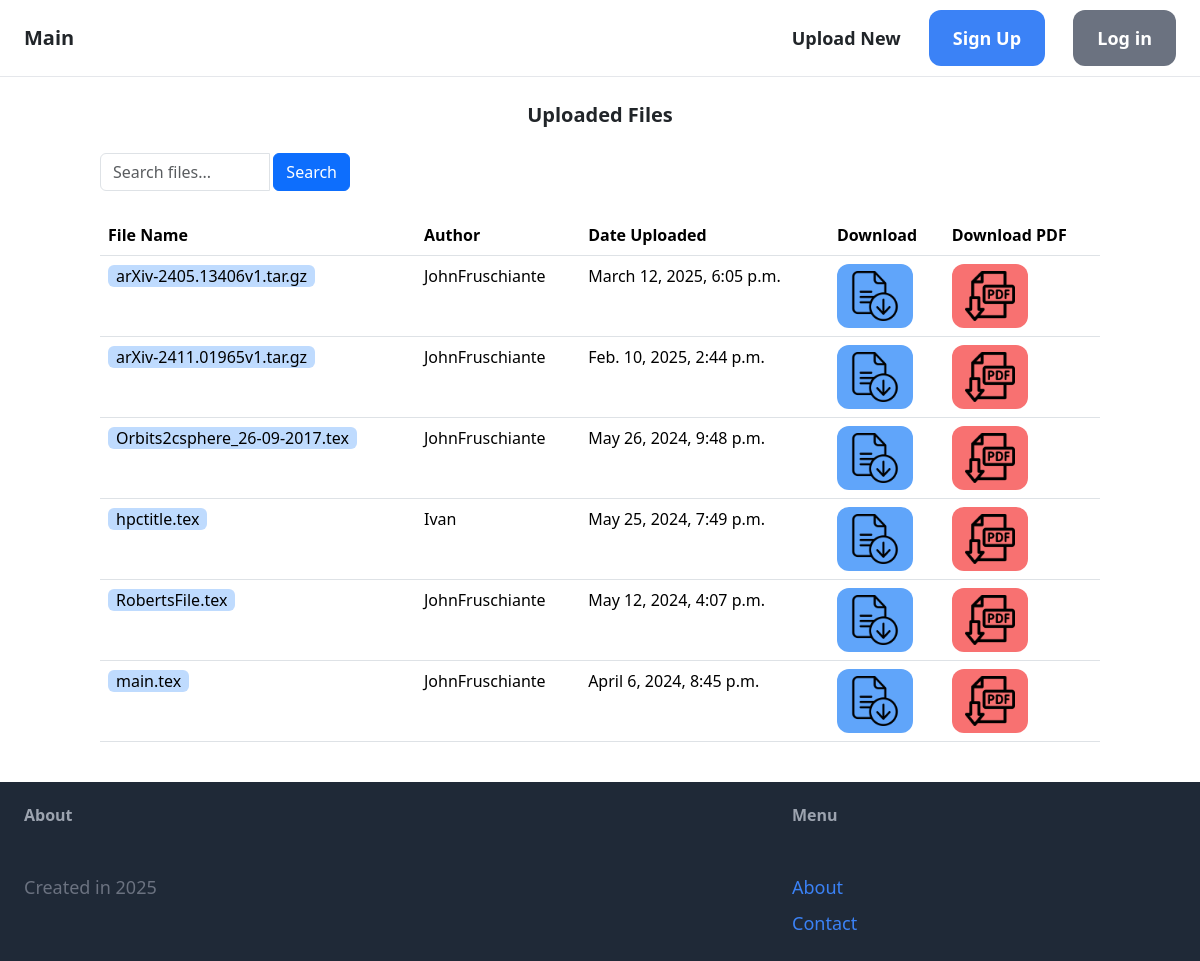
The app's page /, older data.
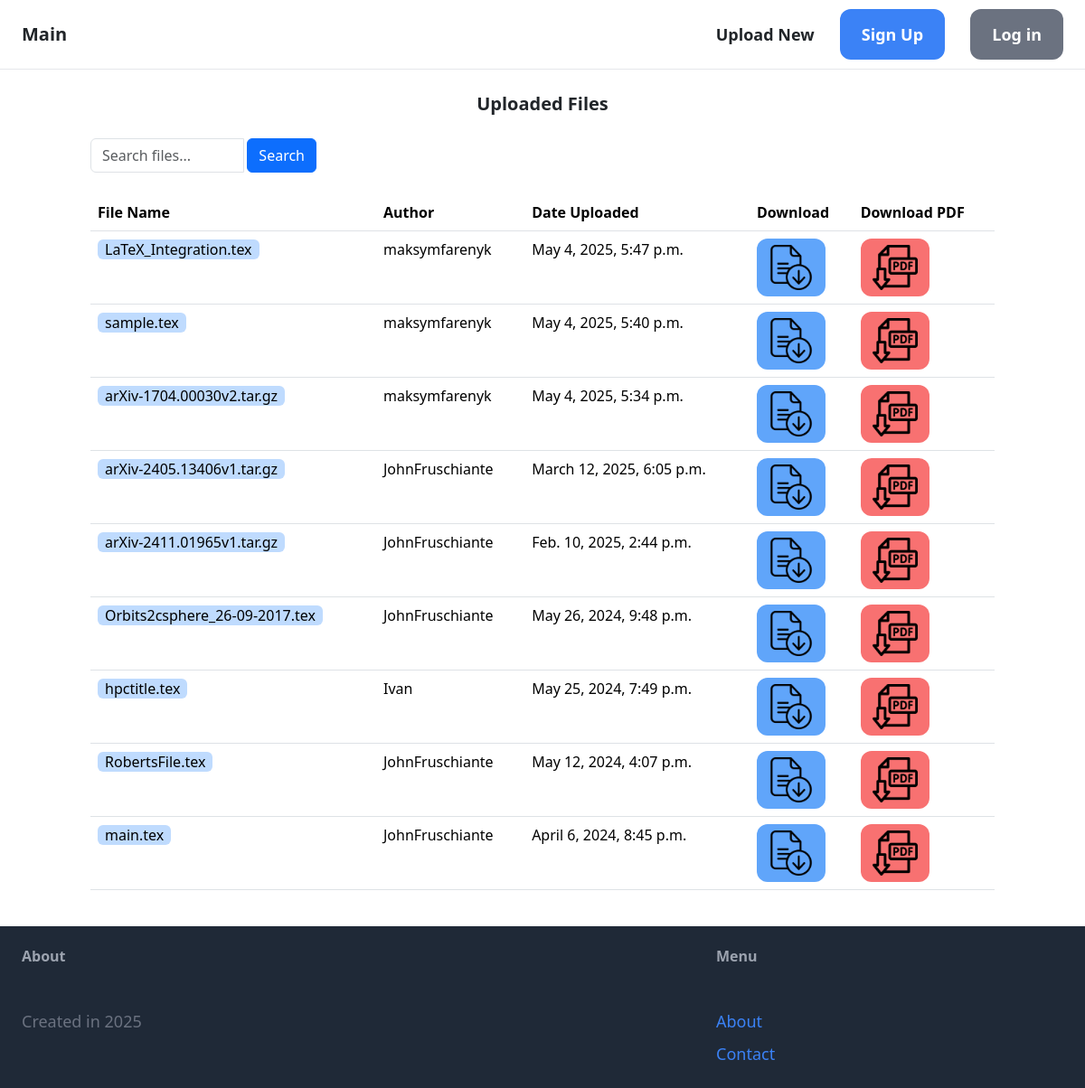
The same page, newer data.
### core/models.py (models this page shows, shortened)
class UploadedFile(models.Model):
    user = models.ForeignKey(User, on_delete=models.CASCADE)
    file = models.FileField(upload_to='')
    display_name = models.CharField(max_length=255)
    upload_date = models.DateTimeField(auto_now_add=True)
    version = models.PositiveIntegerField(default=1)

### core/views.py (the view)
# urls.py: path('', index, name='index'),
def index(request):
    latest_files = UploadedFile.objects.filter(
        version=Subquery(
            UploadedFile.objects.filter(display_name=OuterRef('display_name')).order_by('-version').values('version')[
            :1]
        )
    ).order_by('-upload_date')
    return render(request, 'core/index.html', {'latest_files': latest_files})

### core/templates/core/index.html (shortened to what this page needs)
{% extends 'core/base.html' %}
{% block content %}
<div class="container">
     <center>
         <h1 class="text-xl mb-4"><strong>Uploaded Files</strong></h1>
     </center>
        <div class="col-3 mb-4">
            <form method="GET" action="{% url 'search_files' %}">
                <div class="input-group">
                    <input type="text" class="form-control me-1" name="query" placeholder="Search files...">
                    <div class="input-group-append">
                        <button type="submit" class="btn btn-primary">Search</button>
                    </div>
                </div>
            </form>
        </div>
    <table class="table">
        <thead>
            <tr>
                <th>File Name</th>
                <th>Author</th>
                <th>Date Uploaded</th>
                <th>Download</th>
                <th>Download PDF</th>
            </tr>
        </thead>
        <tbody>
            {% for file in latest_files %}
            <tr>
                <td><a href="{% url 'file_detail' file.id %}" class="rounded bg-blue-200 hover:bg-blue-400 px-2">{{ file.display_name }}</a></td>
                <td>{{ file.user.username }}</td>
                <td>{{ file.upload_date }}</td>
                <td>
                    <a href="{% url 'download_file' file.file.name %}" class="btn bg-blue-400 rounded-xl hover:bg-blue-600"><img src="/media/images/download_tex_icon.png" alt="Download" width="50px"></a>
                </td>
                <td>
                    <a href="{% url 'download_pdf' file.file.name %}" class="btn bg-red-400 rounded-xl hover:bg-red-600"><img src="/media/images/download_pdf_icon.png" alt="Download PDF" width="50px"></a>
                </td>
            </tr>
            {% endfor %}
        </tbody>
    </table>
</div>
{% endblock %}

### core/templates/core/base.html (shortened to what this page needs)
<!DOCTYPE html>
<html>
    <head>
        <link href="https://cdn.jsdelivr.net/npm/bootstrap@5.3.2/dist/css/bootstrap.min.css" rel="stylesheet">
        <script src="https://cdn.tailwindcss.com"></script>
    </head>
    <body>
        <nav class="py-6 px-6 flex justify-between items-center border-b border-gray-200">
            <a href="/" class="text-xl font-semibold">Main</a>
            <div class="space-x-6">
                <a href="/upload" class="text-lg font-semibold hover:text-gray-500">Upload New</a>
                {% if request.user.is_authenticated %}
                    <a href="{% url 'profile' %}" class="px-6 py-3 text-lg font-semibold bg-blue-500 text-white rounded-xl hover:bg-blue-700">Profile</a>
                    <a href="{% url 'logout' %}" class="pe-6 ps-2 py-3 text-lg font-semibold hover:text-gray-500">Log out</a>
                {% else %}
                    <a href="/signup" class="px-6 py-3 text-lg font-semibold bg-blue-500 text-white rounded-xl hover:bg-blue-700">Sign Up</a>
                    <a href="/login" class="px-6 py-3 text-lg font-semibold bg-gray-500 text-white rounded-xl hover:bg-gray-700">Log in</a>
                {% endif %}
            </div>
        </nav>
        <div class="px-6 py-6">
          {% block content %}
          {% endblock %}
        </div>
        <footer class="py-6 px-6 flex justify-between bg-gray-800">
            <div class="w-2/3 pr-10">
                <h3 class="mb-5 font-semibold text-gray-400">About</h3>
                <p class="text-lg text-gray-500">Created in 2025</p>
            </div>
            <div class="w-1/3">
                <h3 class="mb-5 font-semibold text-gray-400">Menu</h3>
                <ul class="space-y-2">
                    <li><a href="/about" class="text-lg text-blue-500 hover:text-blue-700">About</a></li>
                    <li><a href="/contact" class="text-lg text-blue-500 hover:text-blue-700">Contact</a></li>
                </ul>
            </div>
        </footer>
    </body>
</html>

Row changes from the older to the newer data that the page shows:
added UploadedFile: display_name "LaTeX_Integration.tex", user.username "maksymfarenyk", upload_date "May 4, 2025, 5:47 p.m."
added UploadedFile: display_name "sample.tex", user.username "maksymfarenyk", upload_date "May 4, 2025, 5:40 p.m."
added UploadedFile: display_name "arXiv-1704.00030v2.tar.gz", user.username "maksymfarenyk", upload_date "May 4, 2025, 5:34 p.m."
